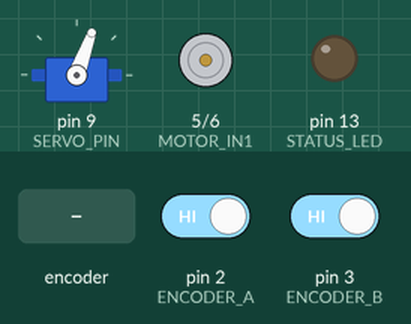
A sketch run on a simulated Arduino Uno, built with avr-gcc and run on an emulated ATmega328P. On the bench: servo, motor-driver pin pairs drawn as motors (green arrow = first pin HIGH = forward, orange = second pin HIGH = backward, longer = more drive), output pins drawn as LEDs (lit = HIGH). Inputs (shaded band) come from the test bench; at power-on: pin 2 (ENCODER_A) HIGH, pin 3 (ENCODER_B) HIGH.

Above: at 1.2 s.
1.3 s: rotary encoder on pin 2 (ENCODER_A) / pin 3 (ENCODER_B) turned 1 step (first pin leading)
At 2.29 s:
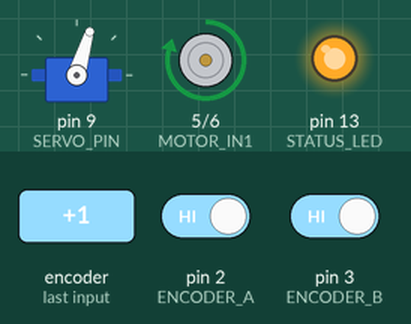
4.3 s: rotary encoder on pin 2 (ENCODER_A) / pin 3 (ENCODER_B) turned 1 step (first pin leading)
At 5.11 s:
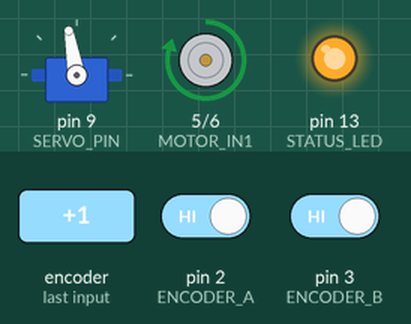
7.5 s: rotary encoder on pin 2 (ENCODER_A) / pin 3 (ENCODER_B) turned 3 steps (first pin leading)
At 7.93 s:
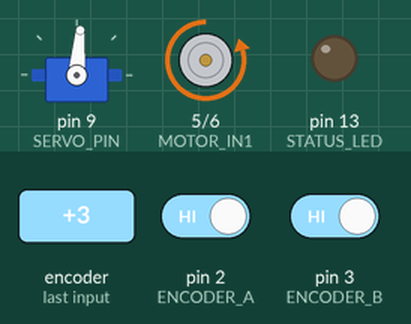
Timing chart, 0 to 30.6 s (numbered marks = the images above; inputs shaded):
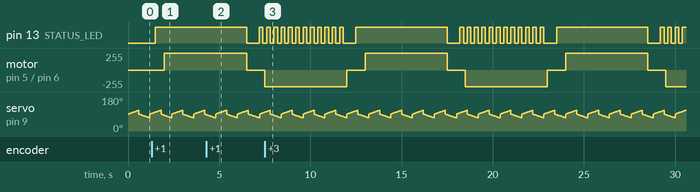

The sketch:

motor_tests.ino
```cpp
/*
  Standalone battery test:
  UNO R4 + DRV8833 + Adafruit 4639 encoder motor + SG90 micro servo
  Wiring:
    DRV8833 AIN1 -> Arduino D5
    DRV8833 AIN2 -> Arduino D6
    DRV8833 SLP  -> Arduino 5V
    Encoder yellow -> Arduino D2
    Encoder green  -> Arduino D3
    Encoder black  -> Arduino 5V
    Encoder blue   -> Arduino GND
    Motor red/white -> DRV8833 AOUT1/AOUT2
    SG90 signal (orange) -> Arduino D9
    SG90 power  (red)    -> Arduino 5V
    SG90 ground (brown)  -> Arduino GND
  LED behavior:
    Solid ON      = motor running forward
    Blinking      = motor running reverse
    OFF           = paused
  Servo behavior:
    Continuously sweeps 70°–110° (±20° wave around center)
    regardless of motor state
*/
#include <Servo.h>

Servo myservo;

const int MOTOR_IN1   = 5;
const int MOTOR_IN2   = 6;
const int ENCODER_A   = 2;
const int ENCODER_B   = 3;
const int STATUS_LED  = LED_BUILTIN;
const int SERVO_PIN   = 9;

const int MOTOR_SPEED        = 250;   // 0–255
const unsigned long STARTUP_DELAY_MS   = 1500;
const unsigned long RUN_TIME_MS        = 5000;
const unsigned long PAUSE_TIME_MS      = 500;
const unsigned long RAMP_TIME_MS       = 500;
const unsigned long BLINK_TIME_MS      = 200;

// Servo wave parameters
const int   SERVO_CENTER     = 90;   // degrees — neutral position
const int   SERVO_AMPLITUDE  = 20;   // degrees each side (waves 70°–110°)
const unsigned long SERVO_PERIOD_MS = 1200; // full back-and-forth cycle time

volatile long encoderCount = 0;

enum MotorState {
  STARTUP,
  FORWARD,
  PAUSE_AFTER_FORWARD,
  REVERSE,
  PAUSE_AFTER_REVERSE
};

MotorState state        = STARTUP;
unsigned long stateStartTime = 0;
unsigned long lastBlinkTime  = 0;
bool ledState = false;

// ── Encoder ISR ──────────────────────────────────────────────────────────────
void encoderISR() {
  if (digitalRead(ENCODER_A) == digitalRead(ENCODER_B)) {
    encoderCount++;
  } else {
    encoderCount--;
  }
}

// ── Motor helpers ─────────────────────────────────────────────────────────────
void motorStop() {
  analogWrite(MOTOR_IN1, 0);
  analogWrite(MOTOR_IN2, 0);
}
void motorForward(int speedValue) {
  analogWrite(MOTOR_IN1, speedValue);
  analogWrite(MOTOR_IN2, 0);
}
void motorReverse(int speedValue) {
  analogWrite(MOTOR_IN1, 0);
  analogWrite(MOTOR_IN2, speedValue);
}
int rampedSpeed(unsigned long elapsedTime) {
  if (elapsedTime >= RAMP_TIME_MS) return MOTOR_SPEED;
  return (int)((elapsedTime * MOTOR_SPEED) / RAMP_TIME_MS);
}

// ── State transition ──────────────────────────────────────────────────────────
void changeState(MotorState newState) {
  state          = newState;
  stateStartTime = millis();
  lastBlinkTime  = millis();
  motorStop();
  digitalWrite(STATUS_LED, LOW);
  ledState = false;
}

// ── Servo wave (call every loop iteration) ────────────────────────────────────
// Uses a sine approximation via millis() so it never blocks.
void updateServo() {
  // Map current time into a 0–period phase, then to –1..+1 triangle wave.
  // Triangle wave is gentler on a small servo than a hard back-and-forth.
  unsigned long phase = millis() % SERVO_PERIOD_MS;          // 0 … PERIOD-1
  int halfPeriod = SERVO_PERIOD_MS / 2;

  int offset;
  if (phase < (unsigned long)halfPeriod) {
    // Rising half: 0 → +AMPLITUDE
    offset = (int)(((long)phase * SERVO_AMPLITUDE) / halfPeriod);
  } else {
    // Falling half: +AMPLITUDE → -AMPLITUDE
    offset = (int)(((long)(SERVO_PERIOD_MS - phase) * SERVO_AMPLITUDE) / halfPeriod)
             - SERVO_AMPLITUDE;
  }

  myservo.write(SERVO_CENTER + offset);  // stays within [70°, 110°]
}

// ── Setup ─────────────────────────────────────────────────────────────────────
void setup() {
  pinMode(MOTOR_IN1,  OUTPUT);
  pinMode(MOTOR_IN2,  OUTPUT);
  pinMode(ENCODER_A,  INPUT_PULLUP);
  pinMode(ENCODER_B,  INPUT_PULLUP);
  pinMode(STATUS_LED, OUTPUT);

  motorStop();
  digitalWrite(STATUS_LED, LOW);

  myservo.attach(SERVO_PIN);
  myservo.write(SERVO_CENTER);   // park at center before loop starts

  attachInterrupt(digitalPinToInterrupt(ENCODER_A), encoderISR, CHANGE);

  stateStartTime = millis();
}

// ── Loop ──────────────────────────────────────────────────────────────────────
void loop() {
  // Servo runs continuously, every iteration, regardless of motor state
  updateServo();

  unsigned long now     = millis();
  unsigned long elapsed = now - stateStartTime;

  switch (state) {
    case STARTUP:
      motorStop();
      digitalWrite(STATUS_LED, LOW);
      if (elapsed >= STARTUP_DELAY_MS) {
        encoderCount = 0;
        changeState(FORWARD);
      }
      break;

    case FORWARD:
      motorForward(rampedSpeed(elapsed));
      digitalWrite(STATUS_LED, HIGH);
      if (elapsed >= RUN_TIME_MS) {
        changeState(PAUSE_AFTER_FORWARD);
      }
      break;

    case PAUSE_AFTER_FORWARD:
      motorStop();
      digitalWrite(STATUS_LED, LOW);
      if (elapsed >= PAUSE_TIME_MS) {
        changeState(REVERSE);
      }
      break;

    case REVERSE:
      motorReverse(rampedSpeed(elapsed));
      if (now - lastBlinkTime >= BLINK_TIME_MS) {
        ledState = !ledState;
        digitalWrite(STATUS_LED, ledState);
        lastBlinkTime = now;
      }
      if (elapsed >= RUN_TIME_MS) {
        changeState(PAUSE_AFTER_REVERSE);
      }
      break;

    case PAUSE_AFTER_REVERSE:
      motorStop();
      digitalWrite(STATUS_LED, LOW);
      if (elapsed >= PAUSE_TIME_MS) {
        changeState(FORWARD);
      }
      break;
  }
}
```

Measured:
- by itself, pin 13 (STATUS_LED): moves between LOW and HIGH, repeating every 11.0 s
